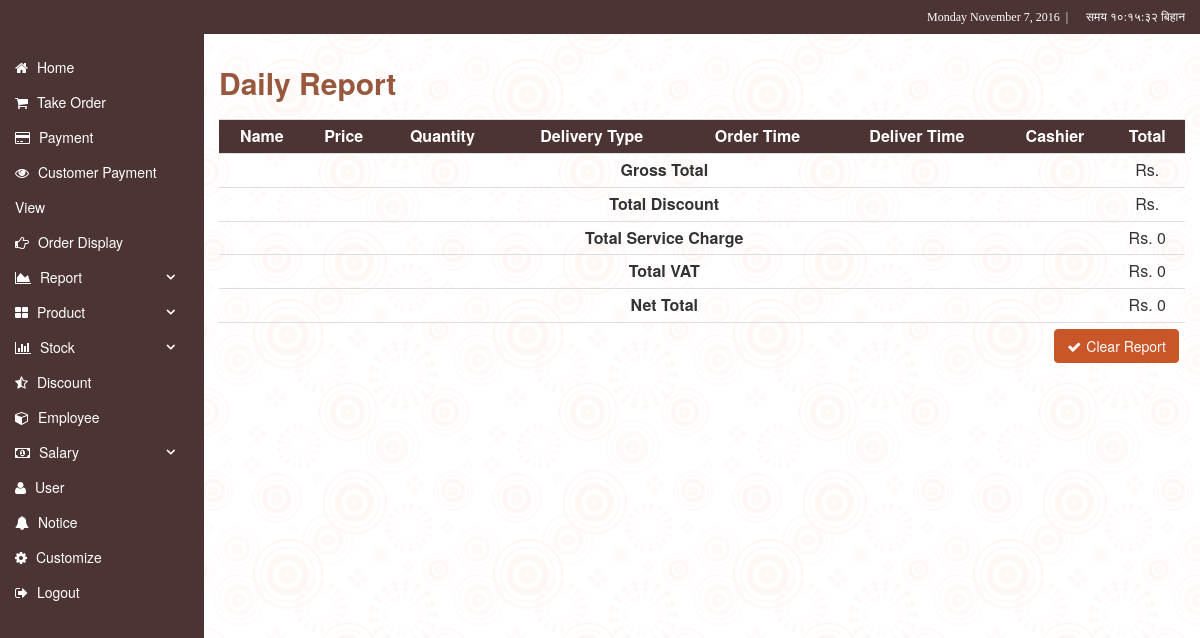
The page /report.php (signed in) on the database as committed earlier.
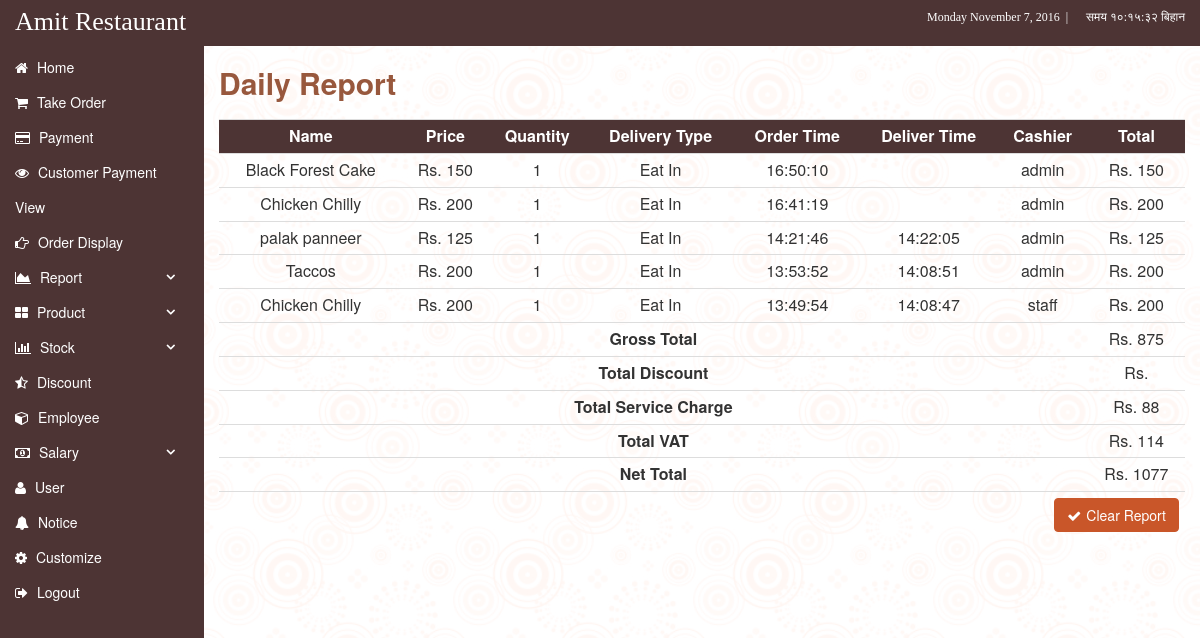
The same page on the database as committed later.
### tables this page shows
CREATE TABLE `details` (
  `id` int(9) NOT NULL,
  `name` varchar(50) NOT NULL,
  `image` varchar(50) NOT NULL
);

CREATE TABLE `report` (
  `id` int(9) NOT NULL,
  `report_date` varchar(11) NOT NULL,
  `visible` tinyint(1) NOT NULL,
  `code` int(9) NOT NULL,
  `name` varchar(30) NOT NULL,
  `price` int(9) NOT NULL,
  `quantity` int(3) NOT NULL,
  `total_sales` int(9) NOT NULL,
  `delivery_type` varchar(30) NOT NULL,
  `from_time` varchar(30) NOT NULL,
  `to_time` varchar(30) NOT NULL,
  `user_id` int(9) NOT NULL,
  `user` varchar(30) NOT NULL
);

### report.php (the view, shortened to what this page needs)
<?php include ('inc/header.php'); ?>
<?php if( !user_staff() && !user_cook() ){ ?>
<h2 class="page-title">Daily Report</h2>
	<table class="table table-condensed table-hover">
		<tr class="t-head">
			<th>Name</th>
			<th>Price</th>
			<th>Quantity</th>
			<th>Delivery Type</th>
			<th>Order Time</th>
			<th>Deliver Time</th>
			<th>Cashier</th>
			<th>Total</th>
		</tr>
				<?php
					$id_qry = "SELECT * FROM report WHERE visible = 1 ORDER BY id DESC";
					 $sel_id = query($id_qry);
					 while ($row = fetch($sel_id))
					 {
          echo "<tr><td>".$row['name'] ."</td><td>Rs. ".$row['price'] ."</td><td>".$row['quantity'] ."</td><td>".$row['delivery_type'] ."</td><td>".$row['from_time'] ."</td><td>".$row['to_time'] ."</td><td>".$row['user'] ."</td><td>Rs. ".$row['quantity']*$row['price'] ."</td>";
          ?>
       	</tr>
       	<?php }	?>
				<tr>
			<td colspan="7">
				<b>Gross Total</b>
			</td>
			<td>
				<?php
					$query = "SELECT SUM(total_sales) AS total FROM report WHERE visible = 1";
					$result = query($query);
					if($row = fetch($result)){
						$gross_total = $row['total'];
						echo "Rs. ". $row['total'];
					}
				?>
			</td>
		</tr>
		<tr>
			<td colspan="7">
				<b>Total Discount</b>
			</td>
			<td>
				<?php
					$query = "SELECT SUM(amount) AS sum FROM discount_amount WHERE visible = 1";
					$result = query($query);
					if($row = fetch($result)){
						$total_discount = $row['sum'];
						echo "Rs. ". $row['sum'];
					}
				?>
			</td>
		</tr>
		<tr>
			<td colspan="7">
				<b>Total Service Charge</b>
			</td>
			<td>
				<?php
					$total_servicecharge = round($gross_total*10/100);
					echo "Rs. ". $total_servicecharge;
				?>
			</td>
		</tr>
		<tr>
			<td colspan="7">
				<b>Total VAT</b>
			</td>
			<td>
				<?php
					$total_vat = round($gross_total*13/100);
					echo "Rs. ". $total_vat;
				?>
			</td>
		</tr>
		<tr>
			<td colspan="7">
				<b>Net Total</b>
			</td>
			<td>
				<?php
					$net_total = round($gross_total-$total_discount+$total_servicecharge+$total_vat);
					echo "Rs. ". $net_total;
				?>
			</td>
		</tr>
				<tr>
					<td colspan="8">
						<?php if( !user_manager() ){ ?>
						<a class="btn btn-warning pull-right" onclick="return confirm('Are you sure you want to delete all?');" href="report-delete-all.php?val=<?php echo encrypt_decrypt('encrypt',$net_total) ?>"><i class="fa fa-check"></i>Clear Report</a>
						<?php } ?>
					</td>
				</tr>
	</table>
<?php include ('inc/footer.php'); ?>
<?php
	} else {
		redirect_to("index");
	}
?>

### inc/function.php (shortened to what this page needs)
<?php
function query($str) {
    global $connection;
    $sel_query = mysqli_query($connection,$str);
    return $sel_query;
}
function fetch($str) {
    $row = mysqli_fetch_array($str);
    return $row;
}
function the_title(){
    $query = "SELECT name FROM details";
    $result = query($query);
    if($row = fetch($result)){
        echo $row['name'];
    }
}
function encrypt_decrypt($action, $string) {
    $output = false;
    $encrypt_method = "AES-256-CBC";
    $secret_key = 'Your Secret Key key';
    $secret_iv = 'Your Secret Key iv';
    $key = hash('sha256', $secret_key);
    $iv = substr(hash('sha256', $secret_iv), 0, 16);
    if( $action == 'encrypt' ) {
        $output = openssl_encrypt($string, $encrypt_method, $key, 0, $iv);
        $output = base64_encode($output);
    }
    else if( $action == 'decrypt' ){
        $output = openssl_decrypt(base64_decode($string), $encrypt_method, $key, 0, $iv);
    }
    return $output;
}
?>

Rows that differ between the two databases and show on the page:
added details: name "Amit Restaurant"
added report: name "Black Forest Cake", price "150", quantity "1", delivery_type "Eat In", from_time "16:50:10", user "admin", $row['quantity']*$row['price'] "150"
added report: name "Chicken Chilly", price "200", quantity "1", delivery_type "Eat In", from_time "16:41:19", user "admin", $row['quantity']*$row['price'] "200"
added report: name "palak panneer", price "125", quantity "1", delivery_type "Eat In", from_time "14:21:46", to_time "14:22:05", user "admin", $row['quantity']*$row['price'] "125"
added report: name "Taccos", price "200", quantity "1", delivery_type "Eat In", from_time "13:53:52", to_time "14:08:51", user "admin", $row['quantity']*$row['price'] "200"
added report: name "Chicken Chilly", price "200", quantity "1", delivery_type "Eat In", from_time "13:49:54", to_time "14:08:47", user "staff", $row['quantity']*$row['price'] "200"
Other text that changed with them:
$row['total']: (not shown) → "875"
$total_servicecharge: "0" → "88"
$total_vat: "0" → "114"
$net_total: "0" → "1077"
